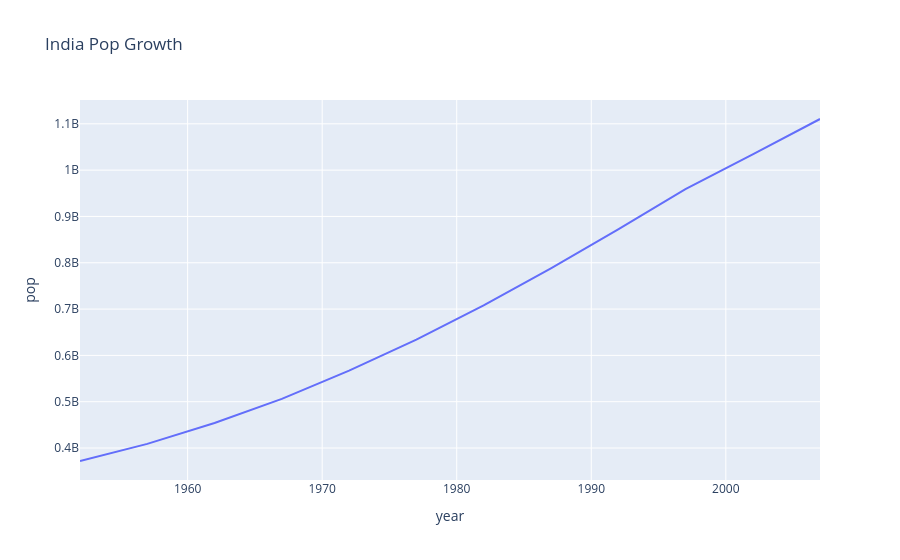

The code cell stored with this chart in its notebook:
### Code cell
px.line(temp_df, x='year',y='pop',title='India Pop Growth')

### Figure 1 — Plotly figure (JSON) as saved in the notebook; plotly's stock layout.template omitted (floating-point values rounded to 4 significant figures)
{"data": [{"hovertemplate": "year=%{x}<br>pop=%{y}<extra></extra>", "legendgroup": "", "line": {"color": "#636efa", "dash": "solid"}, "marker": {"symbol": "circle"}, "mode": "lines", "name": "", "orientation": "v", "showlegend": false, "type": "scatter", "x": [1952, 1957, 1962, 1967, 1972, 1977, 1982, 1987, 1992, 1997, 2002, 2007], "xaxis": "x", "y": [372000000, 409000000, 454000000, 506000000, 567000000, 634000000, 708000000, 788000000, 872000000, 959000000, 1034172547, 1110396331], "yaxis": "y"}], "layout": {"autosize": true, "legend": {"tracegroupgap": 0}, "title": {"text": "India Pop Growth"}, "xaxis": {"anchor": "y", "autorange": true, "domain": [0, 1], "range": [1952, 2007], "title": {"text": "year"}, "type": "linear"}, "yaxis": {"anchor": "x", "autorange": true, "domain": [0, 1], "range": [331000000.0, 1151000000.0], "title": {"text": "pop"}, "type": "linear"}}}
